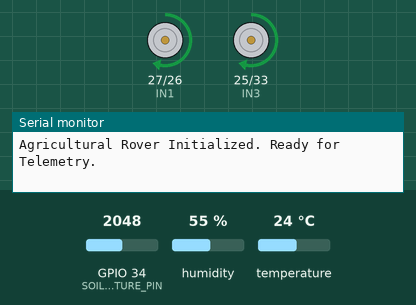
A sketch run on a simulated ESP32. Shown: motor-driver pin pairs drawn as motors (green arrow = first pin HIGH = forward, orange = second pin HIGH = backward, longer = more drive, scaled by the enable pin), the last lines printed to the serial monitor. The inputs (shaded band) are chosen by the test bench; at power-on: GPIO 34 (SOIL_MOISTURE_PIN) = 2048, humidity 55 %, temperature 24 °C.

Above: at 1.0 s.
At 4.5 s:
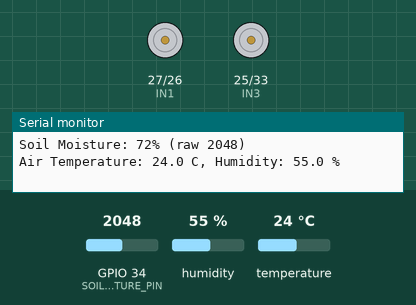
Timing chart, 0 to 9.1 s (numbered marks = the images above):
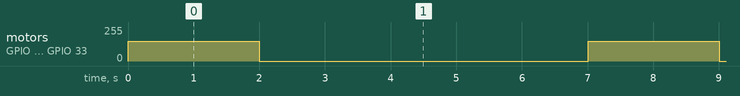

Measured:
- by itself, motor on GPIO 27 (IN1) / GPIO 26 (IN2), motor on GPIO 25 (IN3) / GPIO 33 (IN4): alternates forward 150/255 for 2.0 s and stopped for 5.0 s

The sketch:

esp32_rover_controller.ino
```cpp
/*
 * AI Agricultural Rover - Core Firmware
 * Hardware: ESP32, L298N Motor Driver, DHT22, Soil Moisture Sensor
 *
 * Board:     "ESP32 Dev Module" (esp32 board package by Espressif, v3.x)
 * Libraries: "DHT sensor library" by Adafruit (+ "Adafruit Unified Sensor")
 *
 * Every cycle the rover drives forward, stops, and logs soil moisture,
 * air temperature and humidity over Serial (115200 baud).
 */

#include <DHT.h>

// Motor control pins (L298N)
#define ENA 14
#define IN1 27
#define IN2 26
#define IN3 25
#define IN4 33
#define ENB 32

// Sensor pins
#define SOIL_MOISTURE_PIN 34   // ADC1 input-only pin (ADC2 is unavailable while Wi-Fi is on)
#define DHT_PIN 4
#define DHT_TYPE DHT22

// Soil sensor calibration: raw ADC readings (0-4095) in open air and in water.
// Measure these with your own sensor and update them.
#define SOIL_DRY_RAW 3500
#define SOIL_WET_RAW 1500

#define DRIVE_SPEED 150        // PWM duty 0-255
#define DRIVE_TIME_MS 2000
#define PAUSE_TIME_MS 5000

DHT dht(DHT_PIN, DHT_TYPE);

void setup() {
  Serial.begin(115200);

  pinMode(ENA, OUTPUT); pinMode(IN1, OUTPUT); pinMode(IN2, OUTPUT);
  pinMode(IN3, OUTPUT); pinMode(IN4, OUTPUT); pinMode(ENB, OUTPUT);
  stopMotors();

  pinMode(SOIL_MOISTURE_PIN, INPUT);
  dht.begin();

  Serial.println("Agricultural Rover Initialized. Ready for Telemetry.");
}

void loop() {
  moveForward(DRIVE_SPEED);
  delay(DRIVE_TIME_MS);
  stopMotors();

  // Read sensors while stationary (also the moment for a vision capture)
  readSoilMoisture();
  readAirConditions();

  delay(PAUSE_TIME_MS);
}

void readSoilMoisture() {
  int raw = analogRead(SOIL_MOISTURE_PIN);
  int percent = map(raw, SOIL_DRY_RAW, SOIL_WET_RAW, 0, 100);
  percent = constrain(percent, 0, 100);

  Serial.print("Soil Moisture: ");
  Serial.print(percent);
  Serial.print("% (raw ");
  Serial.print(raw);
  Serial.println(")");
}

void readAirConditions() {
  float humidity = dht.readHumidity();
  float temperature = dht.readTemperature();

  if (isnan(humidity) || isnan(temperature)) {
    Serial.println("DHT22 read failed - check wiring");
    return;
  }

  Serial.print("Air Temperature: ");
  Serial.print(temperature, 1);
  Serial.print(" C, Humidity: ");
  Serial.print(humidity, 1);
  Serial.println(" %");
}

void moveForward(int speed) {
  analogWrite(ENA, speed); analogWrite(ENB, speed);
  digitalWrite(IN1, HIGH); digitalWrite(IN2, LOW);
  digitalWrite(IN3, HIGH); digitalWrite(IN4, LOW);
}

void stopMotors() {
  analogWrite(ENA, 0); analogWrite(ENB, 0);
  digitalWrite(IN1, LOW); digitalWrite(IN2, LOW);
  digitalWrite(IN3, LOW); digitalWrite(IN4, LOW);
}
```
